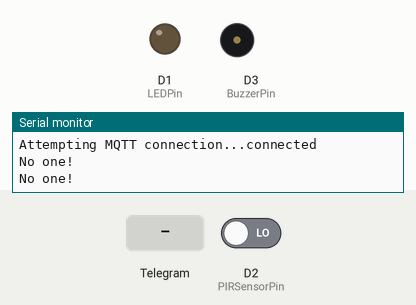
Simulated run of this sketch. Board: ESP8266 (NodeMCU). Parts: output pins drawn as LEDs (lit = HIGH), buzzer (waves = sounding, pin HIGH), the last lines printed to the serial monitor. Inputs (shaded band) come from the test bench; at power-on: D2 (PIRSensorPin) LOW. WiFi joins after 1.5 s; servers stay silent unless stated; the local clock reads 2024-03-15 10:24:30 at power-on unless the sketch sets it; no MQTT or app messages arrive unless stated.

Above: at 2.7 s.
2.8 s: D2 (PIRSensorPin) driven HIGH
At 4.6 s:
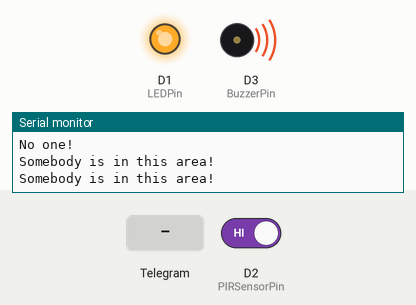
6.5 s: Telegram message "/alarm" received
At 7.4 s:
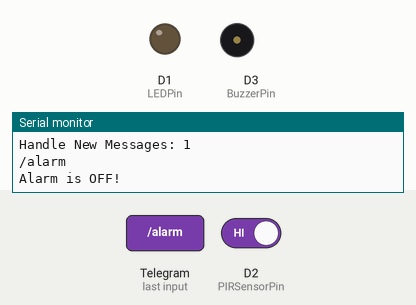
Timing chart, 0 to 9.5 s (numbered marks = the images above; inputs shaded):
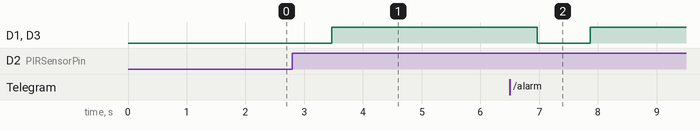

The sketch:

ESP8266Node.ino
```cpp
#include "main.h"
#include "MyWiFi.h"
#include "MyTelegram.h"
#include "MyMQTT.h"

void setup() {

  //Set the PIR motion sensor pin (D2) as an input
  pinMode(PIRSensorPin,INPUT);
  //Set the LED pin (D1) as an output
  pinMode(LEDPin,OUTPUT);
  //Set the Buzzer pin (D3) as an output
  pinMode(BuzzerPin,OUTPUT);

  Serial.begin(115200);

  //Connecting to a WiFi station
  setupWiFi();

  //Set Telegram parameters
  setupTelegram();

  //Setup the MQTT broker
  setupMQTT();

}

void loop() {

  // keep trying to connect to the mqtt server
  reconnectingToMQTTBroker();

  //Detecting motion
  byte state = digitalRead(PIRSensorPin);

  // keep listening on new messages everytime from Telegram Bot
  loadTelegramMessages();

  //If a motion is detected
  if(state == 1 && Control::systemEnabled){
    Serial.println("Somebody is in this area!");

    //publish to the broker to inform the ESP32-CAM so as to take a picture
    publishToBroker();
    //Inform the user via Telegram that there's a motion detected
    sendToTelegram("MOTION");

    //Run the ALARM
    Control::alarm(true);
  }

  // No motion, or the motion is stopped
  else if(state == 0)Serial.println("No one!");
  delay(500);

}
```

MyMQTT.h
```cpp
#include <PubSubClient.h>

#define sleepTime 60 // the sleep time (in seconds).

WiFiClient espClient;
PubSubClient client(espClient);

// connect to the mosquitto server
void reconnect() {
  // Loop until we're reconnected
  while (!client.connected()) {
    Serial.print("Attempting MQTT connection...");
    // Attempt to connect

    if (client.connect("ESP8266Client")) {
      //Connected
      Serial.println("connected");
    } else {
      Serial.print("failed, rc=");
      Serial.print(client.state());
      Serial.println(" try again in 5 seconds");
      // Wait 5 seconds before retrying
      delay(5000);
    }
  }
}


void setupMQTT(){
  //Set the MQTT Broker @ip address
  client.setServer(Control::mqtt_server, 1883);
}

void reconnectingToMQTTBroker(){
  // keep trying to connect to the mqtt server
  if (!client.connected())
  {
    reconnect();
  }
  client.loop();
}


// publish the break down message to the broker
void publishToBroker() {
    //Publish a message "1" to the topic "/capture", so that
    //the ESP32 CAM receives the order to take a picture.
    client.publish("capture", String("1").c_str(), true);
}
```

MyTelegram.h
```cpp
#include <WiFiClientSecure.h>
#include <UniversalTelegramBot.h>


// Bot token, used to identify the Bot that will send messages to the user's account Telegram
#define BOTtoken "5091887598:AAEKEN3UPOu1WJQicDCYuIqECql7tlSWXoo"
// This used to identify the user's account Telegram
#define CHAT_ID "5072544779"

X509List cert(TELEGRAM_CERTIFICATE_ROOT);
WiFiClientSecure clientSecure;

UniversalTelegramBot bot(BOTtoken, clientSecure);

//Checks for new messages every 1 second.
int botRequestDelay = 1000;
unsigned long lastTimeBotRan;

void setupTelegram(){
  configTime(0, 0, "pool.ntp.org");  // get UTC time via NTP
  clientSecure.setTrustAnchors(&cert);
}

void sendToTelegram(const char* type){
  //Send a message to the user via Telegram
  bot.sendMessage(CHAT_ID, "Alert! a break-in detected.", "");
}

//We use this function to read messages that our bot receives from the user
void handleNewMessages(int numNewMessages) {
  Serial.print("Handle New Messages: ");
  Serial.println(numNewMessages);

  for (int i = 0; i < numNewMessages; i++) {
    String chat_id = String(bot.messages[i].chat_id);
    if (chat_id != CHAT_ID){
      bot.sendMessage(chat_id, "Unauthorized user", "");
      continue;
    }

    // Print the received message
    String text = bot.messages[i].text;
    Serial.println(text);

    //When the user sends "/start" command,
    //whe send the commands that they can use to interact with this node
    String from_name = bot.messages[i].from_name;
    if (text == "/start") {
      String welcome = "Welcome , " + from_name + "\n";
      welcome += "Use the following commands to interact with the ESP8266 \n";
      welcome += "/alarm : toggles the alarm\n";
      welcome += "/start : show commands\n";
      welcome += "/system : enable/disable the system\n";
      bot.sendMessage(CHAT_ID, welcome, "");
    }

    //This used to toggle the alarm state
    if (text == "/alarm") {
      Control::alarmState = !Control::alarmState;
      Control::alarm(Control::alarmState);
      String s = Control::alarmState? "ON" : "OFF" ;
      String alarmStateString = "Alarm is "+s+"!";
      Serial.println(alarmStateString);
      //inorfm the user with the state of the alarm
      bot.sendMessage(CHAT_ID, alarmStateString, "");
    }

    //This used to set the system either ON or OFF
    //When the system is OFF and a motion is detected, it won't
    //inform the user and won't turn the alarm on
    if (text == "/system") {
      Control::systemEnabled = !Control::systemEnabled;
      String s = Control::systemEnabled?"enabled":"disabled";
      String systemEnabledString = "System is " + s + "!";
      Serial.println(systemEnabledString);
      //inform the user with state of the system
      bot.sendMessage(CHAT_ID, systemEnabledString, "");
    }
  }
}


//We use this function to check each second for new messages received on our bot
void loadTelegramMessages(){
  if (millis() > lastTimeBotRan + botRequestDelay)  {
    int numNewMessages = bot.getUpdates(bot.last_message_received + 1);
    while (numNewMessages) {
      Serial.println("got response");
      handleNewMessages(numNewMessages);
      numNewMessages = bot.getUpdates(bot.last_message_received + 1);
    }
    lastTimeBotRan = millis();
  }
}
```

MyWiFi.h
```cpp
#include <ESP8266WiFi.h>

const char* ssid = "Orange";
const char* password = "78T47TG127E";

void setupWiFi(){
  delay(10);
  WiFi.mode(WIFI_STA);
  WiFi.begin(ssid, password);
  Serial.print("Connecting to "+ (String)ssid);
  while (WiFi.status() != WL_CONNECTED) {
    delay(500);
    Serial.print(".");
  }
  Serial.println("");
  Serial.println("WiFi connected");
  Serial.println("ESP32-CAM IP address: ");
  Serial.println(WiFi.localIP());
}
```

main.h
```cpp
//LED pin
#define LEDPin D1

//PIR motion sensor pin
#define PIRSensorPin D2

//Buzzer pin
#define BuzzerPin D3

class Control{
  public:
    //system's state
    static bool systemEnabled;
    //alarm's  state
    static bool alarmState;

    //The @IP of the broker
    static const char * mqtt_server;

    //toggles the alarm state
    static void alarm(const bool state){
      Control::alarmState = state;
      if(state){
        //Turn on the red LED
        digitalWrite(LEDPin,HIGH);
        //Turn on the buzzer
        digitalWrite(BuzzerPin,HIGH);
      }
      else{
        //Turn off the red LED
        digitalWrite(LEDPin,LOW);
        //Turn off the buzzer
        digitalWrite(BuzzerPin,LOW);
      }
    }
};

bool Control::alarmState = false;
bool Control::systemEnabled = true;

const char * Control::mqtt_server = "192.168.1.133";
```

Measured:
- after the input at 2.8 s, D1 (LEDPin), D3 (BuzzerPin): LOW → HIGH after 0.67 s
- after the input at 6.5 s, D1 (LEDPin), D3 (BuzzerPin): HIGH → LOW after 0.47 s, → HIGH 0.90 s later
